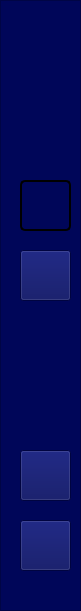
   <widget class="QFrame" name="frame_3">
    <property name="geometry">
     <rect>
      <x>-10</x>
      <y>0</y>
      <width>81</width>
      <height>611</height>
     </rect>
    </property>
    <property name="styleSheet">
     <string notr="true">background-color: rgb(0, 6, 89);
</string>
    </property>
    <property name="frameShape">
     <enum>QFrame::StyledPanel</enum>
    </property>
    <property name="frameShadow">
     <enum>QFrame::Raised</enum>
    </property>
    <widget class="QPushButton" name="MenuPage">
     <property name="geometry">
      <rect>
       <x>20</x>
       <y>100</y>
       <width>51</width>
       <height>61</height>
      </rect>
     </property>
     <property name="styleSheet">
      <string notr="true">QPushButton
{
        background: none;
}
QPushButton:hover{
        background-color: rgb(83, 158, 255);
}</string>
     </property>
     <property name="text">
      <string/>
     </property>
     <property name="icon">
      <iconset resource="ressources.qrc">
       <normaloff>:/new/icons/icones/home_icon.png</normaloff>:/new/icons/icones/home_icon.png</iconset>
     </property>
     <property name="iconSize">
      <size>
       <width>30</width>
       <height>30</height>
      </size>
     </property>
     <property name="flat">
      <bool>true</bool>
     </property>
    </widget>
    <widget class="QPushButton" name="SubscriptionsPage">
     <property name="geometry">
      <rect>
       <x>20</x>
       <y>180</y>
       <width>51</width>
       <height>51</height>
      </rect>
     </property>
     <property name="sizeIncrement">
      <size>
       <width>30</width>
       <height>21</height>
      </size>
     </property>
     <property name="styleSheet">
      <string notr="true">
QPushButton {
    background-color:  none /* Set the background color */
    color: white; /* Set the text color */
    border: 2px solid ; /* Set the border */
    padding: 10px 20px; /* Set padding inside the button */
    text-align: center; /* Center the text */
    text-decoration: none; /* Remove underline from the text */
    
    
    border-radius: 5px; /* Optional: Add rounded corners */
}

QPushButton:hover {
    background-color: #4093ff; /* Change the background color on hover */
    border-color: #4093ff; /* Change the border color on hover */
}</string>
     </property>
     <property name="text">
      <string/>
     </property>
     <property name="icon">
      <iconset resource="ressources.qrc">
       <normaloff>:/new/icons/icones/icons8-event-100.png</normaloff>:/new/icons/icones/icons8-event-100.png</iconset>
     </property>
     <property name="iconSize">
      <size>
       <width>40</width>
       <height>40</height>
      </size>
     </property>
     <property name="flat">
      <bool>true</bool>
     </property>
    </widget>
    <widget class="QPushButton" name="ClientsPage">
     <property name="geometry">
      <rect>
       <x>20</x>
       <y>250</y>
       <width>51</width>
       <height>51</height>
      </rect>
     </property>
     <property name="styleSheet">
      <string notr="true">background-image: url(:/new/icons/icones/caoe-50.png);</string>
     </property>
     <property name="text">
      <string/>
     </property>
    </widget>
    <widget class="QPushButton" name="EventsPage">
     <property name="geometry">
      <rect>
       <x>20</x>
       <y>320</y>
       <width>51</width>
       <height>51</height>
      </rect>
     </property>
     <property name="styleSheet">
      <string notr="true">background:url(:/new/icons/icones/evenement.png)</string>
     </property>
     <property name="text">
      <string/>
     </property>
     <property name="flat">
      <bool>true</bool>
     </property>
    </widget>
    <widget class="QPushButton" name="EquipmentsPage">
     <property name="geometry">
      <rect>
       <x>20</x>
       <y>390</y>
       <width>51</width>
       <height>51</height>
      </rect>
     </property>
     <property name="styleSheet">
      <string notr="true">background:url(:/new/icons/icones/equipment.png)</string>
     </property>
     <property name="text">
      <string/>
     </property>
     <property name="flat">
      <bool>true</bool>
     </property>
    </widget>
    <widget class="QPushButton" name="EmployeesPage">
     <property name="geometry">
      <rect>
       <x>20</x>
       <y>450</y>
       <width>51</width>
       <height>51</height>
      </rect>
     </property>
     <property name="styleSheet">
      <string notr="true">background-image: url(:/new/icons/icones/icons8-setting-50.png);</string>
     </property>
     <property name="text">
      <string/>
     </property>
    </widget>
    <widget class="QPushButton" name="LogoutButton">
     <property name="geometry">
      <rect>
       <x>20</x>
       <y>520</y>
       <width>51</width>
       <height>51</height>
      </rect>
     </property>
     <property name="styleSheet">
      <string notr="true">
background-image: url(:/new/icons/icones/iconlogout.png);</string>
     </property>
     <property name="text">
      <string/>
     </property>
    </widget>
   </widget>
